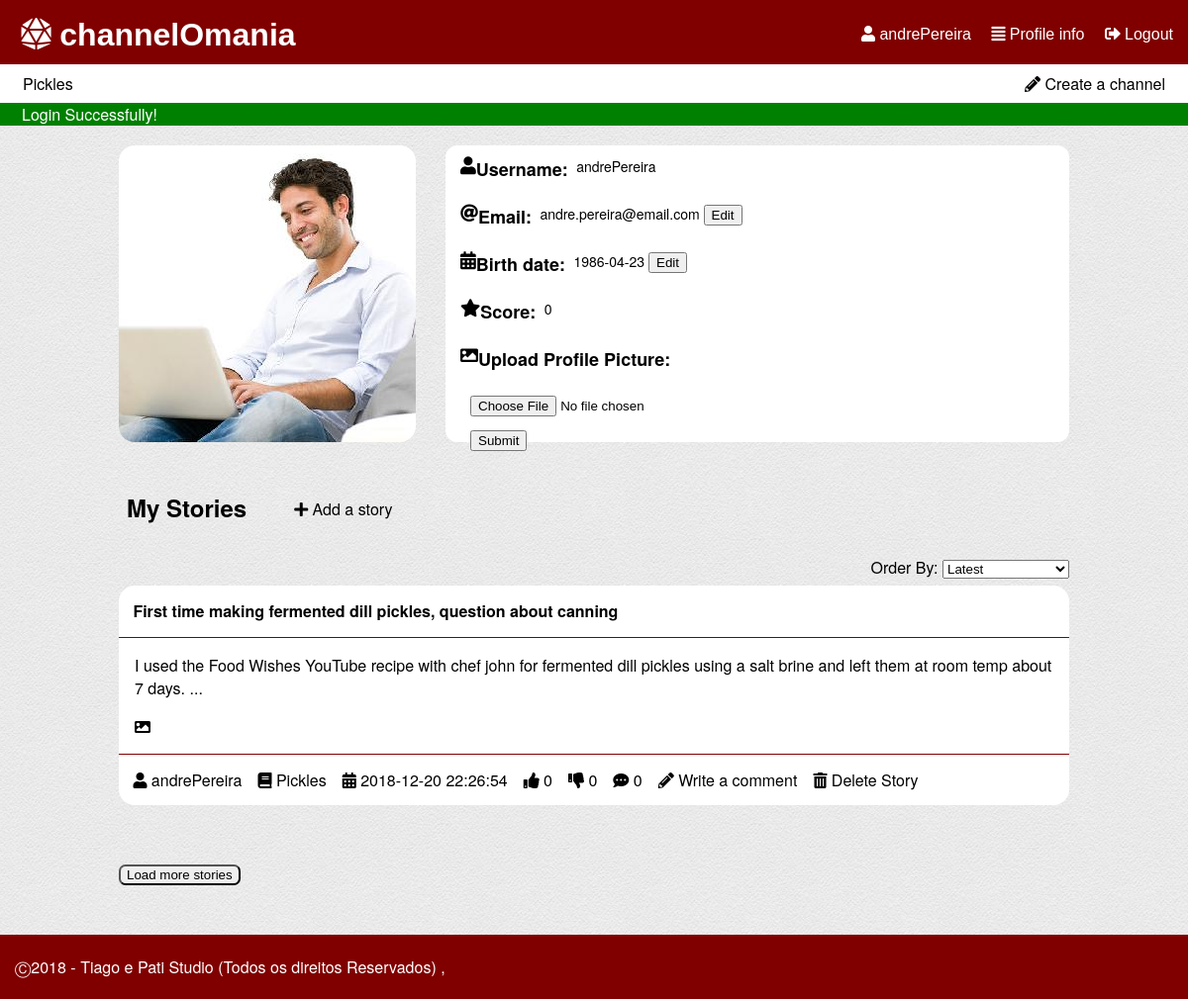
The page /pages/profile.php (signed in) on the database as committed earlier.
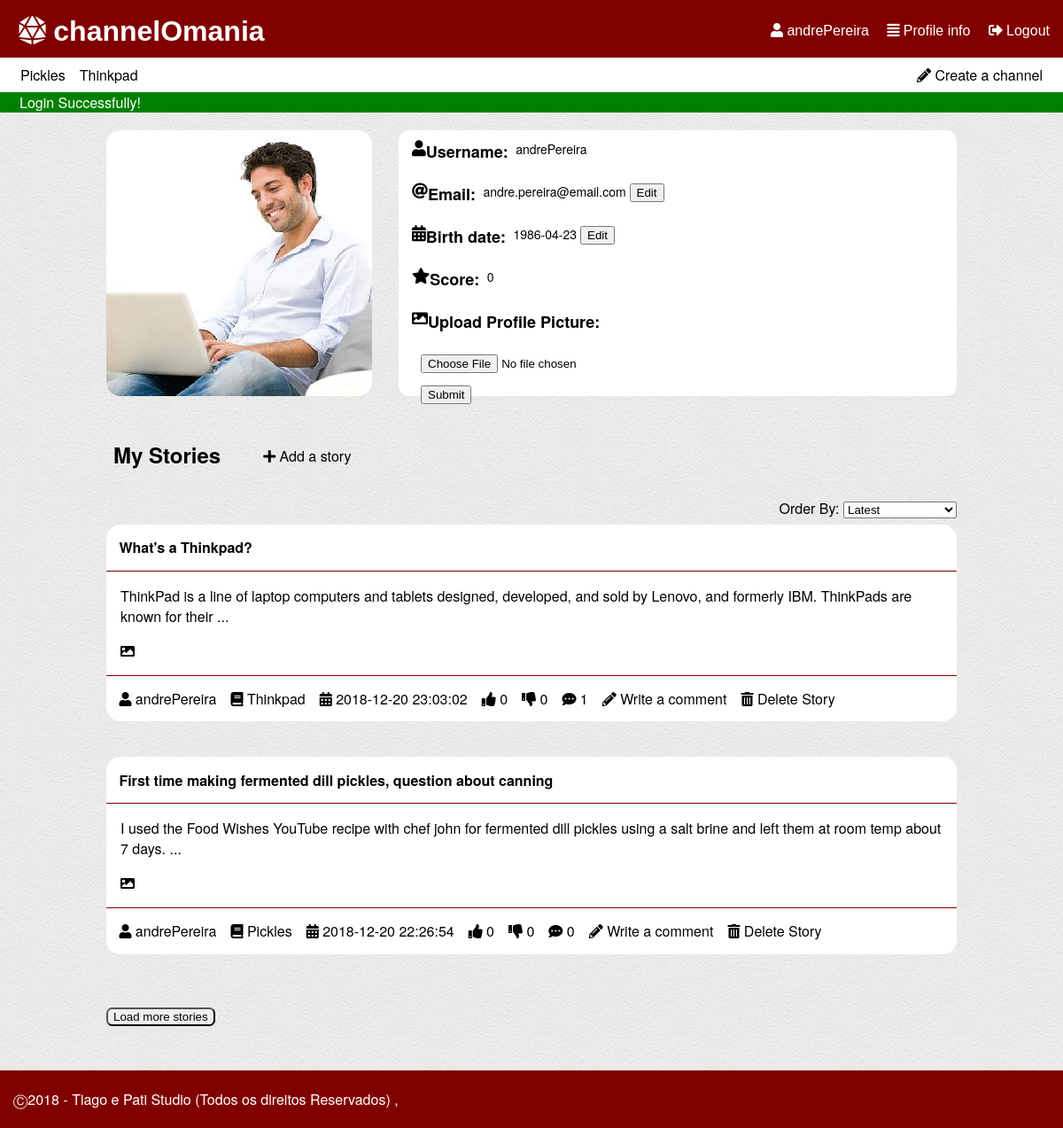
The same page on the database as committed later.
### tables this page shows
CREATE TABLE "channel" (
	`ID`	INTEGER NOT NULL,
	`name`	TEXT NOT NULL CHECK(length(name) > 0 and length(name) < 30) UNIQUE,
	`coverImage`	TEXT,
	`author`	INTEGER NOT NULL,
	PRIMARY KEY(`ID`),
	FOREIGN KEY(`author`) REFERENCES `user`(`ID`) ON DELETE Cascade ON UPDATE No Action
);

CREATE TABLE "story" (
	`storyID`	INTEGER NOT NULL,
	`title`	TEXT NOT NULL CHECK(length ( title ) > 0 and length ( title ) < 80),
	`content`	TEXT NOT NULL CHECK(length ( content ) > 0),
	`upvotes`	INTEGER NOT NULL DEFAULT 0,
	`downvotes`	INTEGER NOT NULL DEFAULT 0,
	`author`	INTEGER NOT NULL,
	`date`	TEXT NOT NULL CHECK(length ( date ) > 0),
	`channel`	INTEGER NOT NULL,
	`image`	TEXT,
	PRIMARY KEY(`storyID`),
	FOREIGN KEY(`channel`) REFERENCES `channel`(`ID`) ON DELETE Cascade ON UPDATE No Action,
	FOREIGN KEY(`author`) REFERENCES `user`(`ID`) ON DELETE Cascade ON UPDATE No Action
);

CREATE TABLE "user" (
	`ID`	INTEGER NOT NULL PRIMARY KEY AUTOINCREMENT,
	`username`	TEXT NOT NULL CHECK(length ( username ) > 0 and length ( username ) < 16),
	`email`	TEXT NOT NULL,
	`password`	TEXT NOT NULL CHECK(length ( password ) > 5),
	`birth`	TEXT CHECK(length ( birth ) > 0),
	`profilePic`	TEXT,
	`score`	INTEGER DEFAULT 0,
	CONSTRAINT `username` UNIQUE(`username`)
);

### database/db_list.php (called while the page is built, shortened)
<?php
function listProfile($username) {
  $db = Database::instance()->db();
  $stmt = $db->prepare('SELECT * FROM user WHERE username = ?');
  $stmt->execute(array($username));
  return $stmt->fetch();
}
function getStoriesByUser($username,$sort='',$offset=0,$limit=5) {
  switch($sort){
    default:
      $order = 'storyID DESC';
      break;
  }
  $db = Database::instance()->db();
  $stmt = $db->prepare('SELECT *,(SELECT COUNT(*) FROM comment WHERE comment.story == storyID) AS n_comments,channel.name AS channelName FROM story INNER JOIN user ON user.ID == story.author INNER JOIN channel ON channel.ID == story.channel  WHERE user.username == ? ORDER BY '.$order.' LIMIT ? OFFSET ?');
  $stmt->execute(array($username,$limit,$offset));
  return $stmt->fetchAll();
}
function listChannel($sort='') {
  switch($sort){
    case 'mActive':
      $order = 'n_stories DESC';
      break;
  }
  $db = Database::instance()->db();
  $stmt = $db->prepare('SELECT *,(SELECT COUNT(*) FROM story WHERE story.channel == channel.ID) AS n_stories,channel.ID as channelId FROM channel INNER JOIN user ON author=user.ID ORDER BY '.$order);
  $stmt->execute();
  return $stmt->fetchAll();
}
?>

### templates/tpl_mainpage.php (the view, shortened to what this page needs)
<?php include_once('../templates/tpl_story.php'); ?>
<?php function draw_story_list_item($story) { ?>
  <article>
    <header>
      <h1><a href = "../pages/story.php?storyId=<?php echo($story['storyID']); ?>" ><?php echo($story['title']); ?></a></h1>
    </header>
    <p><?php echo(substr($story['content'],0,140)); if(strlen($story['content']) > 140) echo("...");?></p>
    <?php if($story['image']!=NULL){ ?>
    <p><a href="../files/storyImages/<?php echo($story['image'])?>" target="_blank"><i class="fas fa-image"></i></a></p>
    <?php }?>
    <footer><?php draw_story_info($story); ?></footer>
  </article>
<?php } ?>
<?php function draw_story_info($story) { ?>
  <ul>
    <li><a href="../pages/profile.php?userId=<?php echo($story['storyAuthor']); ?>"><i class="fas fa-user"></i> <?php echo($story['username']); ?></a></li>
    <li><a href="../pages/channel.php?channelId=<?php echo($story['channel']); ?>"><i class="fas fa-book"></i> <?php echo($story['channelName']); ?></a></li>
    <li><i class="fas fa-calendar-alt"></i> <?php echo($story['date']); ?></li>
    <li class="nUpVote" data-id="<?php echo($story['storyID']); ?>"><i class="fas fa-thumbs-up"></i> <?php echo($story['upvotes']); ?></li>
    <li class="nDownVote" data-id="<?php echo($story['storyID']); ?>"><i class="fas fa-thumbs-down"></i> <?php echo($story['downvotes']); ?></li>
    <li><i class="fas fa-comment-dots"></i> <?php echo($story['n_comments']); ?></li>
    <li><a href="../pages/new_comment.php?storyId=<?php echo($story['storyID']); ?>"><i class="fas fa-pencil-alt"></i> Write a comment</a></li>
    <?php if($story['username'] == $_SESSION['username']) { ?>
      <li><a href="../actions/action_delete_story.php?storyId=<?php echo($story['storyID']); ?>&csrf=<?php echo($_SESSION['csrf']); ?>"><i class="fas fa-trash-alt"></i> Delete Story</a></li>
    <?php } ?>
  </ul>
<?php } ?>

### pages/profile.php (shortened to what this page needs)
<?php
  include_once('../database/db_list.php');
  include_once('../templates/tpl_common.php');
  include_once('../templates/tpl_profile.php');
  include_once('../templates/tpl_mainpage.php');
  if (isset($_SESSION['username'])){
    draw_header($_SESSION['username']."'s Profile");
  }else {
    header('Location: login.php');
    die();
  }
  if(isset($_GET['userId']))
    $userInfo = listProfile(getUsernameFromId($_GET['userId']));
  else
    $userInfo = listProfile($_SESSION['username']);
  $userInfo['stories']=getStoriesByUser($userInfo['username']);
  draw_profile($userInfo);
  draw_user_stories($userInfo['username'], $userInfo['stories']);
  draw_footer();
?>

### templates/tpl_common.php (shortened to what this page needs)
<?php function draw_header($tabText = ""){
?>
<!DOCTYPE html>
<html lang="en-US">
  <head>
    <link href="../css/style.css" rel="stylesheet">
    <link href="../css/input.css" rel="stylesheet">
    <link href="../css/links.css" rel="stylesheet">
    <link rel="stylesheet" href="https://use.fontawesome.com/releases/v5.5.0/css/all.css">
  </head>
  <body>
    <header id="header">
      <?php if(isset($_SESSION['username'])){ ?>
        <div id='options'>
          <a href="../pages/profile.php"><i class="fas fa-user"></i> <?php echo($_SESSION['username']) ?></a>
          <a href="../pages/profile.php"><i class="fas fa-align-justify"></i> Profile info</a>
          <a href="../actions/action_logout.php"><i class="fas fa-sign-out-alt"></i> Logout</a>
        </div>
      <?php } ?>
      <h1><a href="mainpage.php"><i class="fas fa-dice-d20"></i> channelOmania</a></h1>
    </header>
    <?php if(isset($_SESSION['username'])){ ?>
    <div id="list_channels">
      <p><a href = "../pages/new_channel.php" ><i class="fas fa-pencil-alt"></i> Create a channel</a></p>
      <?php $channels = listChannel('mActive'); ?>
      <ul>
      <?php if(count($channels) > 5) { ?>
        <?php for ($i=0; $i < 5; $i++) { ?>
          <li><a href = "../pages/channel.php?channelId=<?php echo($channels[$i]['channelId']); ?>" ><?php echo($channels[$i]['name']); ?></a></li>
        <?php } ?>
          <li id="moreChannels"><a href = "../pages/all_channels.php" >More Channels</a></li>
      <?php } else { ?>
        <?php foreach($channels as $channel_list){ ?>
          <li><a href = "../pages/channel.php?channelId=<?php echo($channel_list['channelId']); ?>" ><?php echo($channel_list['name']); ?></a></li>
        <?php } ?>
      <?php } ?>
      </ul>
    </div>
    <?php } ?>
    <?php if (isset($_SESSION['messages'])) {?>
      <section id="messages">
        <?php foreach($_SESSION['messages'] as $message) { ?>
          <div class="<?=$message['type']?>"><?=$message['content']?></div>
        <?php } ?>
      </section>
    <?php unset($_SESSION['messages']); } ?>
<?php } ?>
<?php function draw_footer(){
  ?>
  <footer class="footer">
    <p>	&#9400;2018 - Tiago e Pati Studio (Todos os direitos Reservados) ,</p>
  </footer>
</body>
</html>
<?php }
 ?>

### templates/tpl_profile.php (shortened to what this page needs)
<?php function draw_profile($userInfo) { ?>
  <?php if($userInfo['username'] == $_SESSION['username']) { ?>
  <form action="../actions/action_edit_profile.php" method="post" enctype="multipart/form-data">
  <?php } ?>
  <section id="profile">
    <a href="../files/profilePics/<?php if($userInfo['profilePic']!="") { echo($userInfo['profilePic']); } else {?>default.png<?php } ?>" target="_blank">
    <img id="profile_pic" src="../files/croppedProfile/<?php if($userInfo['profilePic']!="") { echo($userInfo['profilePic']); } else {?>default.png<?php } ?>" alt="<?php echo($userInfo['username']); ?>'s profile picture"></a>
    <div id="profile_info">
      <h2><i class="fas fa-user"></i>  Username: </h2>
      <h3><?php echo($userInfo['username']); ?></h3><br>
      <h2><i class="fas fa-at"></i>  Email: </h2>
      <h3 id="emailInfo"><a href="mailto:<?php echo($userInfo['email']); ?>"><?php echo($userInfo['email']); ?></a>
      <?php if($userInfo['username'] == $_SESSION['username']) { ?>
        <button text='Edit' onclick="edit('email')">Edit</button>
      <?php } ?></h3><br>
      <h2><i class="fas fa-calendar-alt"></i>  Birth date: </h2>
      <h3 id="birthInfo"><time datetime="<?php echo($userInfo['birth']); ?>"><?php echo($userInfo['birth']); ?></time>
        <?php if($userInfo['username'] == $_SESSION['username']) { ?>
          <button text='Edit' onclick="edit('birth')">Edit</button>
        <?php } ?></h3><br>
      <h2><i class="fas fa-star"></i> Score: </h2>
      <h3 id="score"><?php echo($userInfo['score']); ?></h3><br>
      <?php if($userInfo['username'] == $_SESSION['username']) { ?>
        <div id="uploadPic">
          <h2><i class="fas fa-image"></i>  Upload Profile Picture: </h2>
          <h3>
              <input type="file" name="profilePic" accept="image/*">
              <input type="submit">
          </h3>
      </div>
      <?php } ?>
    </div>
  </section>
  <?php if($userInfo['username'] == $_SESSION['username']) { ?>
    </form>
  <?php } ?>
<?php } ?>
<?php function draw_user_stories($username, $stories) { ?>
  <section id="myStories" data-id="<?php echo $stories[0]['author'] ?>">
      <?php if($username == $_SESSION['username']) { ?>
        <ul id="myAddStory">
          <li><h1>My Stories</h1></li>
          <li><p id="addStory"><a href = "../pages/new_story.php" ><i class="fas fa-plus"></i> Add a story</a></p></li>
        </ul>
      <?php } else { ?>
        <h1><?php echo $username; ?>'s Stories</h1>
      <?php } ?>
      <?php draw_story_list($stories); ?>
  </section>
<?php } ?>

### templates/tpl_story.php (shortened to what this page needs)
<?php include_once('../templates/tpl_mainpage.php'); ?>
<?php include_once('../database/db_list.php'); ?>
<?php function draw_story_list($storyInfo) { ?>
  <p id="order">Order By:
  <select id='orderSelector'>
    <option value="mRecent">Latest</option>
  </select></p>
  <section id="storyList">
  <?php foreach($storyInfo as $story) { ?>
    <?php draw_story_list_item($story); ?>
  <?php } ?>
  </section>
  <?php if(count($storyInfo) != 0){ ?>
  <button id="btnLoadStories">Load more stories</button>
  <?php } ?>
<?php } ?>

### css/style.css (style rules this page uses)
body { font-family: IBMPlexSans, Helvetica Neue, Segoe UI, Helvetica, Verdana, Arial, sans-serif; background-image: url("../files/background.png"); margin: 0; }
ul { display: flex; flex-wrap: wrap; flex-direction: row; padding: 0; margin: 0; }
li { text-align: center; list-style-type: none; padding: 0.5em; }
#list_channels { background-color: white; position: relative; padding: 0px 15px; }
#list_channels p { float: right; margin: 0; }
#list_channels li, #list_channels p { padding: 0; }
#header { background-color: #800000; padding: 0.2em 15px; position: relative; }
#header h1 { margin: 0.2em; }
h1 { margin-left: 0.5em; }
#options { float: right; height: 0; }
article { background-color: white; width: 80%; margin: auto; border-radius: 1em; margin-bottom: 40px; }
article h1 { margin: auto; }
article header { margin-top: 1em; padding: 0.5em; border-bottom: 1px solid #800000; }
article p, article p,article img { padding-left: 1em; padding-right: 1em; }
article footer { padding: 0.4em; border-top: 1px solid #800000; }
#messages .error,#messages .success { padding-left: 22px; }
#messages .success { background-color: green; color: white; }
body,html { min-height: 80vh; }
#header div { margin-top: 1.2em; }
#addStory { margin-top: 1.6em; padding-left: 2em; }
#btnLoadComments, #btnLoadStories { margin-top: 1em; margin-left: 10%; border-radius: 0.5em; }
#profile { display: flex; width: 80%; margin: auto; border-radius: 1em; margin-top: 20px; }
#profile #profile_info { float: left; height: 300px; width: 100%; border-radius: 1em; background-color: white; font-size: 75%; padding-left: 15px; vertical-align: middle; }
#profile #profile_info h2 { display: inline-flex; white-space: pre-wrap; margin: 11px 0px; }
#profile #profile_info h3 { display: inline; font-weight:300; padding-right: 20px; }
#profile #profile_info h3 input { margin-left: 10px; }
#profile #profile_pic { float: left; margin-right: 30px; border-radius: 1em; }
#myStories { display: block; width: 80%; margin: auto; }
#myStories h1 { margin: auto; }
#myStories #order { float: right; margin: 0; position: relative; margin-bottom: 20px; }
#storyList article h1, #story article h1 { margin: auto; padding: 0.4em; }
#myStories #storyList { width: 100%; margin-top: 50px; }
#channelStories #storyList article, #myStories #storyList article { width: 100%; margin-top: 10px; }
#myStories #storyList article { width: 100%; }
#myStories #btnLoadStories { margin: 20px 0px; }
#myStories #myAddStory { margin: 30px 0px 20px 0px; }
#myStories h1 { margin: 19px 0px 20px 0px; }
#myAddStory h1, #myAddStory li { margin-bottom: auto; padding-top: 0; padding-bottom: 0; }
.footer { clear: left; bottom: auto; margin-top: 30px; padding: 5px 15px; background-color: #800000; color: white; }
#order { margin-left: 15px; }

### css/input.css (style rules this page uses)
input { display: block; margin: 1em 0; }

### css/links.css (style rules this page uses)
#header a { color: white; font-family: Helvetica; }
#header div a { list-style-type: none; padding-left: 1em; }
a:link, a:visited { color: black; text-decoration: none; }
#list_channels li a, #list_channels p a { padding: 0.5em 0.5em; display: block; }
article header a, #story_preview h3 a { font-weight: bold; }

Rows that differ between the two databases and show on the page:
added channel: name "Thinkpad"
added story: title "What's a Thinkpad?", content "ThinkPad is a line of laptop computers and tablets designed, developed, and sold by Lenovo, and formerly IBM. ThinkPads are known for their", author.username "andrePereira", channel.name "Thinkpad", date "2018-12-20 23:03:02", upvotes "0", downvotes "0", n_comments "1"
